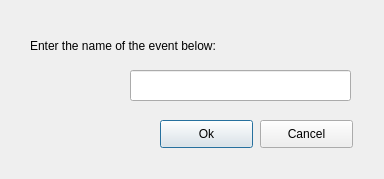
<?xml version="1.0" encoding="UTF-8"?>
<ui version="4.0">
 <class>AddContributionDialog</class>
 <widget class="QDialog" name="AddContributionDialog">
  <property name="geometry">
   <rect>
    <x>0</x>
    <y>0</y>
    <width>384</width>
    <height>179</height>
   </rect>
  </property>
  <property name="windowTitle">
   <string>Dialog</string>
  </property>
  <property name="layoutDirection">
   <enum>Qt::LeftToRight</enum>
  </property>
  <widget class="QLabel" name="label">
   <property name="geometry">
    <rect>
     <x>30</x>
     <y>30</y>
     <width>231</width>
     <height>31</height>
    </rect>
   </property>
   <property name="text">
    <string>Enter the name of the event below:</string>
   </property>
  </widget>
  <widget class="QLineEdit" name="eventNameEdit">
   <property name="geometry">
    <rect>
     <x>130</x>
     <y>70</y>
     <width>221</width>
     <height>31</height>
    </rect>
   </property>
  </widget>
  <widget class="QPushButton" name="okButton">
   <property name="geometry">
    <rect>
     <x>160</x>
     <y>120</y>
     <width>93</width>
     <height>28</height>
    </rect>
   </property>
   <property name="text">
    <string>Ok</string>
   </property>
  </widget>
  <widget class="QPushButton" name="cancelButton">
   <property name="geometry">
    <rect>
     <x>260</x>
     <y>120</y>
     <width>93</width>
     <height>28</height>
    </rect>
   </property>
   <property name="text">
    <string>Cancel</string>
   </property>
  </widget>
 </widget>
 <resources/>
 <connections/>
</ui>
